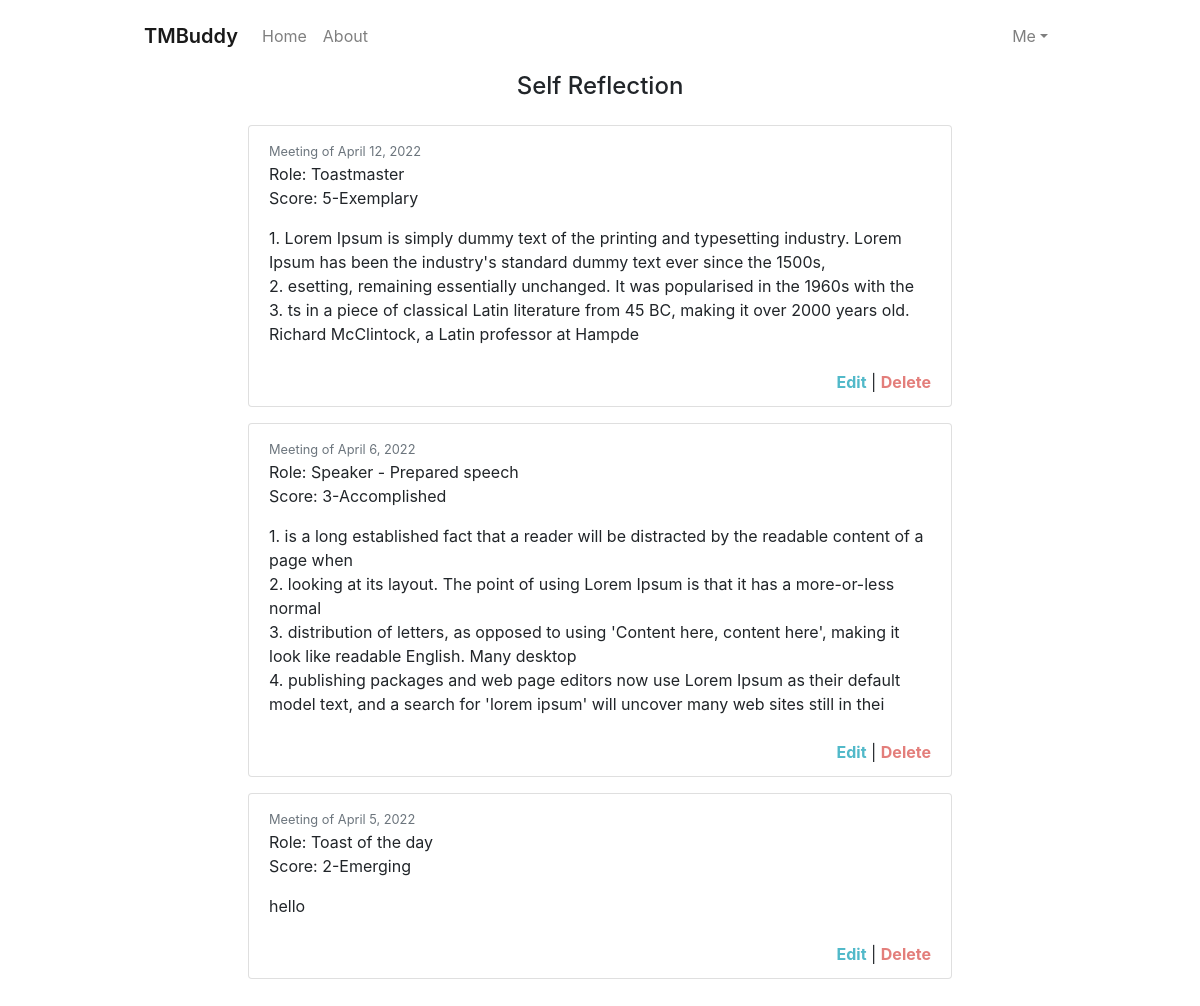
The app's page /reflection/kailicen/ (signed in) with its own data.
### tmbuddy/models.py (models this page shows, shortened)
class SelfReflection(models.Model):
    content = models.TextField()
    role = models.CharField(max_length=50, choices=ROLE_CHOICES)
    score = models.CharField(max_length=50, choices=SCORE_CHOICES)
    meeting_date = models.DateField()
    user = models.ForeignKey(User, on_delete=models.CASCADE)
    class Meta:
        ordering = ['-meeting_date']

### tmbuddy/views.py (the view)
# urls.py: path('reflection/<str:username>/', SelfReflectionListView.as_view(), name='user-reflection'),
class SelfReflectionListView(LoginRequiredMixin, ListView):
    model = SelfReflection
    template_name = 'tmbuddy/user_reflection.html'
    context_object_name = 'reflections'
    paginate_by = 10
    def get_queryset(self):
        return SelfReflection.objects.filter(user=self.request.user)

### tmbuddy/templates/tmbuddy/user_reflection.html (shortened to what this page needs)
{% extends "tmbuddy/base.html" %} {% block content %}
<div class="d-flex flex-column p-2 restraint-flex">
    <h4 class="mb-4">Self Reflection</h4>
    {% for reflection in reflections %}
    <ul class="list-group">
        <li class="list-group-item borderless mb-3">
          <small class="text-muted">Meeting of {{ reflection.meeting_date }}</small>
          <p>Role: {{ reflection.role }}
          <br/>Score: {{ reflection.score }}</p>
          {{ reflection.content | linebreaksbr }}
          <br/><br/><div class="edit-delete">
          <a class="btn-edit" href="{% url 'reflection-update' reflection.id %}"
          ><b>Edit</b></a
        >
        |
        <a class="btn-delete" href="{% url 'reflection-delete' reflection.id %}"
          ><b>Delete</b></a
        >
          </div>
        </li>
    </ul>
    {% endfor %}
</div>
{% endblock content %}

### tmbuddy/static/css/main.css (style rules this page uses)
.restraint-flex { max-width: 45em; margin: 0 auto; align-items: center; }
.list-group { width: 100%; }
a.btn-edit { color: rgba(23, 162, 183, 0.75); }
a.btn-delete { color: rgba(217, 83, 79, 0.75); }
.edit-delete { float: right; }

### records on screen
SelfReflection: meeting_date "April 12, 2022", role "Toastmaster", score "5-Exemplary", content "1. Lorem Ipsum is simply dummy text of the printing and typesetting industry. Lorem Ipsum has been the industry's standard dummy text ever since the 1500s, 2. esetting, remaining essentially unchanged. It was popularised in the 1960s with the 3. ts in a piece of classical Latin literature from 45 BC, making it over 2000 years old. Richard McClintock, a Latin professor at Hampde"
SelfReflection: meeting_date "April 6, 2022", role "Speaker - Prepared speech", score "3-Accomplished", content "1. is a long established fact that a reader will be distracted by the readable content of a page when 2. looking at its layout. The point of using Lorem Ipsum is that it has a more-or-less normal 3. distribution of letters, as opposed to using 'Content here, content here', making it look like readable English. Many desktop 4. publishing packages and web page editors now use Lorem Ipsum as their default model text, and a search for 'lorem ipsum' will uncover many web sites still in thei"
SelfReflection: meeting_date "April 5, 2022", role "Toast of the day", score "2-Emerging", content "hello"
